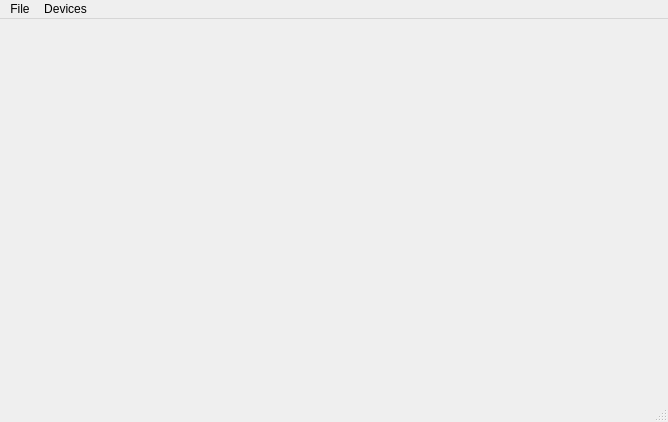
<?xml version="1.0" encoding="UTF-8"?>
<ui version="4.0">
 <class>Camera</class>
 <widget class="QMainWindow" name="Camera">
  <property name="geometry">
   <rect>
    <x>0</x>
    <y>0</y>
    <width>668</width>
    <height>422</height>
   </rect>
  </property>
  <property name="windowTitle">
   <string>Camera</string>
  </property>
  <widget class="QWidget" name="centralwidget">
   <layout class="QGridLayout" name="gridLayout_3">
    <item row="0" column="0" rowspan="2">
     <widget class="QStackedWidget" name="stackedWidget">
      <property name="sizePolicy">
       <sizepolicy hsizetype="Preferred" vsizetype="Preferred">
        <horstretch>1</horstretch>
        <verstretch>0</verstretch>
       </sizepolicy>
      </property>
      <property name="palette">
       <palette>
        <active>
         <colorrole role="Base">
          <brush brushstyle="SolidPattern">
           <color alpha="255">
            <red>255</red>
            <green>255</green>
            <blue>255</blue>
           </color>
          </brush>
         </colorrole>
         <colorrole role="Window">
          <brush brushstyle="SolidPattern">
           <color alpha="255">
            <red>145</red>
            <green>145</green>
            <blue>145</blue>
           </color>
          </brush>
         </colorrole>
        </active>
        <inactive>
         <colorrole role="Base">
          <brush brushstyle="SolidPattern">
           <color alpha="255">
            <red>255</red>
            <green>255</green>
            <blue>255</blue>
           </color>
          </brush>
         </colorrole>
         <colorrole role="Window">
          <brush brushstyle="SolidPattern">
           <color alpha="255">
            <red>145</red>
            <green>145</green>
            <blue>145</blue>
           </color>
          </brush>
         </colorrole>
        </inactive>
        <disabled>
         <colorrole role="Base">
          <brush brushstyle="SolidPattern">
           <color alpha="255">
            <red>145</red>
            <green>145</green>
            <blue>145</blue>
           </color>
          </brush>
         </colorrole>
         <colorrole role="Window">
          <brush brushstyle="SolidPattern">
           <color alpha="255">
            <red>145</red>
            <green>145</green>
            <blue>145</blue>
           </color>
          </brush>
         </colorrole>
        </disabled>
       </palette>
      </property>
      <property name="currentIndex">
       <number>0</number>
      </property>
      <widget class="QWidget" name="viewfinderPage">
       <layout class="QGridLayout" name="gridLayout_5">
        <item row="0" column="0">
         <widget class="QCameraViewfinder" name="viewfinder" native="true"/>
        </item>
       </layout>
      </widget>
      <widget class="QWidget" name="previewPage">
       <layout class="QGridLayout" name="gridLayout_4">
        <item row="0" column="0">
         <widget class="QLabel" name="lastImagePreviewLabel">
          <property name="sizePolicy">
           <sizepolicy hsizetype="Preferred" vsizetype="MinimumExpanding">
            <horstretch>0</horstretch>
            <verstretch>0</verstretch>
           </sizepolicy>
          </property>
          <property name="frameShape">
           <enum>QFrame::Box</enum>
          </property>
          <property name="text">
           <string/>
          </property>
         </widget>
        </item>
       </layout>
      </widget>
     </widget>
    </item>
   </layout>
  </widget>
  <widget class="QMenuBar" name="menubar">
   <property name="geometry">
    <rect>
     <x>0</x>
     <y>0</y>
     <width>668</width>
     <height>22</height>
    </rect>
   </property>
   <widget class="QMenu" name="menuFile">
    <property name="title">
     <string>File</string>
    </property>
    <addaction name="actionStartCamera"/>
    <addaction name="actionStopCamera"/>
    <addaction name="separator"/>
    <addaction name="actionSettings"/>
    <addaction name="separator"/>
    <addaction name="actionExit"/>
   </widget>
   <widget class="QMenu" name="menuDevices">
    <property name="title">
     <string>Devices</string>
    </property>
   </widget>
   <addaction name="menuFile"/>
   <addaction name="menuDevices"/>
  </widget>
  <widget class="QStatusBar" name="statusbar"/>
  <action name="actionExit">
   <property name="text">
    <string>Exit</string>
   </property>
  </action>
  <action name="actionStartCamera">
   <property name="text">
    <string>Start Camera</string>
   </property>
  </action>
  <action name="actionStopCamera">
   <property name="text">
    <string>Stop Camera</string>
   </property>
  </action>
  <action name="actionSettings">
   <property name="text">
    <string>Settings</string>
   </property>
  </action>
 </widget>
 <customwidgets>
  <customwidget>
   <class>QCameraViewfinder</class>
   <extends>QWidget</extends>
   <header>qcameraviewfinder.h</header>
   <container>1</container>
  </customwidget>
 </customwidgets>
 <resources/>
 <connections>
  <connection>
   <sender>actionExit</sender>
   <signal>triggered()</signal>
   <receiver>Camera</receiver>
   <slot>close()</slot>
   <hints>
    <hint type="sourcelabel">
     <x>-1</x>
     <y>-1</y>
    </hint>
    <hint type="destinationlabel">
     <x>154</x>
     <y>130</y>
    </hint>
   </hints>
  </connection>
  <connection>
   <sender>actionSettings</sender>
   <signal>triggered()</signal>
   <receiver>Camera</receiver>
   <slot>configureCaptureSettings()</slot>
   <hints>
    <hint type="sourcelabel">
     <x>-1</x>
     <y>-1</y>
    </hint>
    <hint type="destinationlabel">
     <x>333</x>
     <y>210</y>
    </hint>
   </hints>
  </connection>
  <connection>
   <sender>actionStartCamera</sender>
   <signal>triggered()</signal>
   <receiver>Camera</receiver>
   <slot>startCamera()</slot>
   <hints>
    <hint type="sourcelabel">
     <x>-1</x>
     <y>-1</y>
    </hint>
    <hint type="destinationlabel">
     <x>333</x>
     <y>210</y>
    </hint>
   </hints>
  </connection>
  <connection>
   <sender>actionStopCamera</sender>
   <signal>triggered()</signal>
   <receiver>Camera</receiver>
   <slot>stopCamera()</slot>
   <hints>
    <hint type="sourcelabel">
     <x>-1</x>
     <y>-1</y>
    </hint>
    <hint type="destinationlabel">
     <x>333</x>
     <y>210</y>
    </hint>
   </hints>
  </connection>
 </connections>
 <slots>
  <slot>record()</slot>
  <slot>pause()</slot>
  <slot>stop()</slot>
  <slot>enablePreview(bool)</slot>
  <slot>configureCaptureSettings()</slot>
  <slot>takeImage()</slot>
  <slot>startCamera()</slot>
  <slot>toggleLock()</slot>
  <slot>setMuted(bool)</slot>
  <slot>stopCamera()</slot>
  <slot>setExposureCompensation(int)</slot>
 </slots>
</ui>
